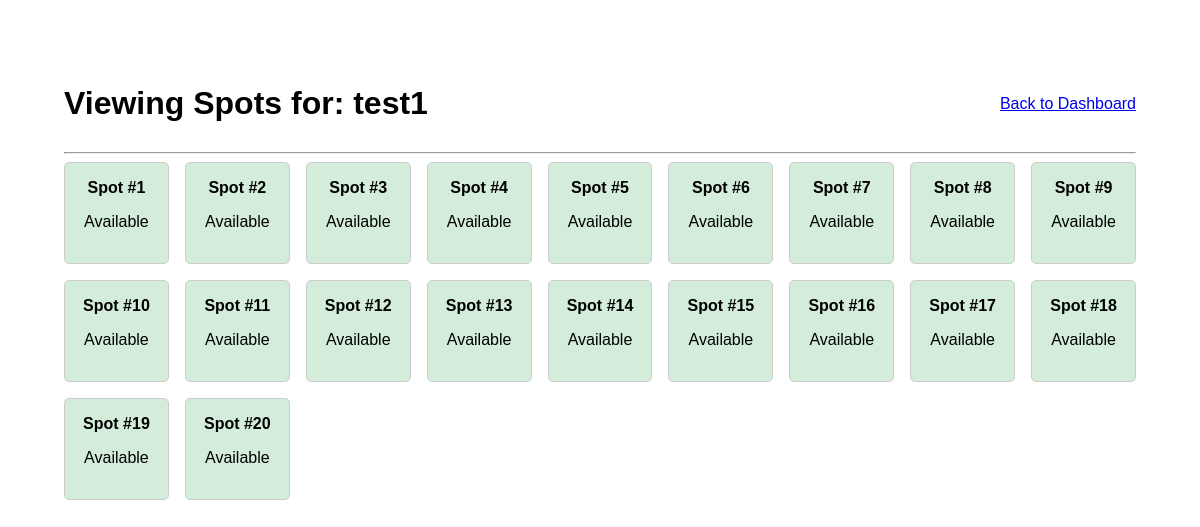
The page /admin/lot/1/spots (signed in) on the database as committed earlier.
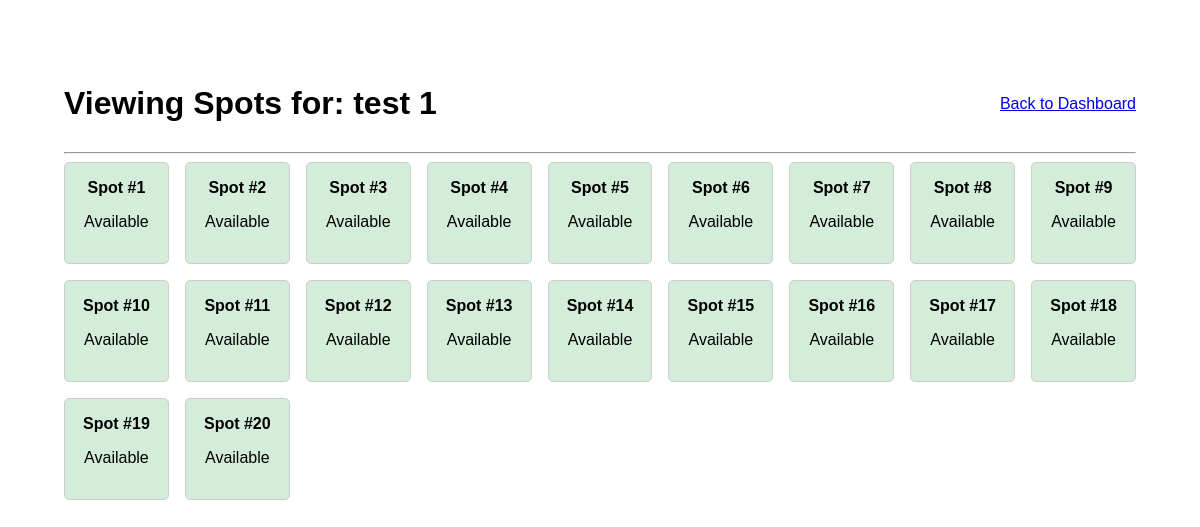
The same page on the database as committed later.
### models/models.py (models this page shows)
class ParkingLot(db.Model):
    id = db.Column(db.Integer, primary_key=True)
    name = db.Column(db.String(100), nullable=False)
    capacity = db.Column(db.Integer, nullable=False)
    price_per_hour = db.Column(db.Float, nullable=False)
    spots = db.relationship('ParkingSpot', backref='lot', lazy=True, cascade="all, delete-orphan")

### controllers/controllers.py (the view)
@app.route('/admin/lot/<int:lot_id>/spots')
@login_required
@role_required('admin')
def view_lot_spots(lot_id):
    lot = ParkingLot.query.get_or_404(lot_id)
    spots = sorted(lot.spots, key=lambda x: x.spot_number)
    return render_template('view_spots.html', lot=lot, spots=spots)

### app.py (called while the page is built)
@login_manager.user_loader
def load_user(user_id):
    return User.query.get(int(user_id))

### controllers/controllers.py (called while the page is built)
def role_required(role):
    def wrapper(fn):
        @wraps(fn)
        def decorated_view(*args, **kwargs):
            if not current_user.is_authenticated or current_user.role != role:
                flash("You do not have permission to access this page.")
                return redirect(url_for('login'))
            return fn(*args, **kwargs)
        return decorated_view
    return wrapper

### templates/view_spots.html (shortened to what this page needs)
{% extends 'base.html' %}
{% block content %}
<div style="max-width: 1200px; margin: auto; padding: 2em;">
    <div style="display: flex; justify-content: space-between; align-items: center;">
        <h1>Viewing Spots for: {{ lot.name }}</h1>
        <a href="{{ url_for('admin_dashboard') }}">Back to Dashboard</a>
    </div>
    <hr>
    <div class="spot-grid">
        {% for spot in spots %}
            <div class="spot {% if spot.status == 'Available' %}spot-available{% else %}spot-occupied{% endif %}">
                <strong>Spot #{{ spot.spot_number }}</strong>
                <p>{{ spot.status }}</p>
            </div>
        {% endfor %}
    </div>
</div>
{% endblock %}

Rows that differ between the two databases and show on the page:
changed ParkingLot: name "test1" → "test 1"
